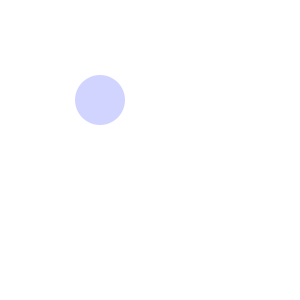
Frame 1 (no input)
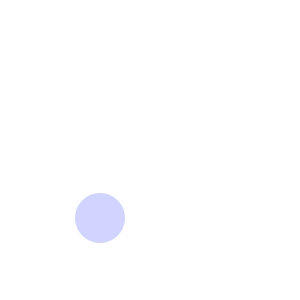
Frame 60 (the mouse pressed at the canvas centre just before this capture)
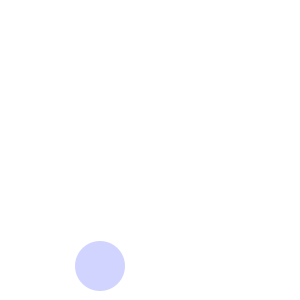
Frame 120 (the mouse held since frame 60 and released just before this capture)

The Processing sketch that drew these frames (run headless with seeded random() and noise(); from frame 60 on, the mouse is pressed at the canvas centre):

// Processing sketch: aba06
// ── aba06.pde
//Condizionali


int cerchioX = 100;
int velocity = 2;

void setup() {
  size(300, 300);
}

void draw() {
  background(255);
  noStroke();
  fill(136, 145, cerchioX*4, 100);
  ellipse(100, cerchioX, 50, 50);
  
  cerchioX = cerchioX + velocity;
  
  if(cerchioX > height || cerchioX < 0) {
   velocity = velocity * -1; 
  }
 
}

// || ORS ("oppure": una delle due condizioni)
// && AND ("e": si devono verificare entrambe le condizioni
// != NOT ("non è uguale")
